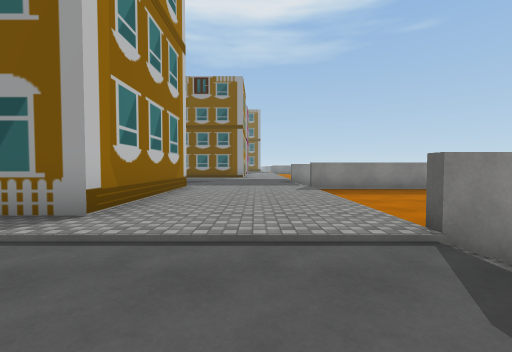
View 1 (above)

24 first-person views from a walk through a 3-D level made in the Unity game engine. The camera is 1.3 m above the floor, tilts 2° down and sees 90° across. The floor is counted in squares, 2 m on a side. Each view is taken from the middle of a square. On the plan, view 1 faces up. The plan holds only what a view shows up to about 9 squares ahead; the rest is blank. The place goes on beyond the plan. The player is left out. Some surface patterns are stand-ins.

View 2
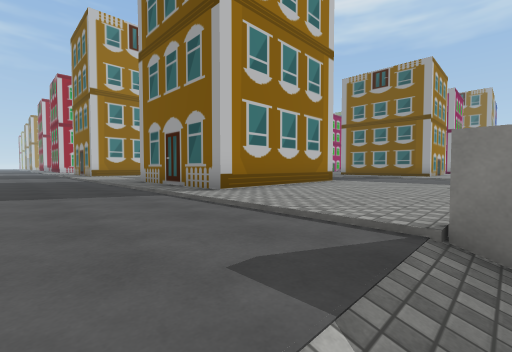

View 3
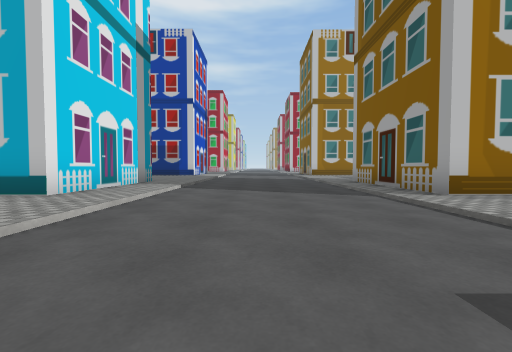

View 4
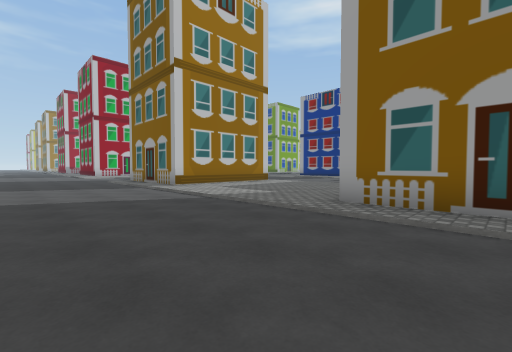

View 5
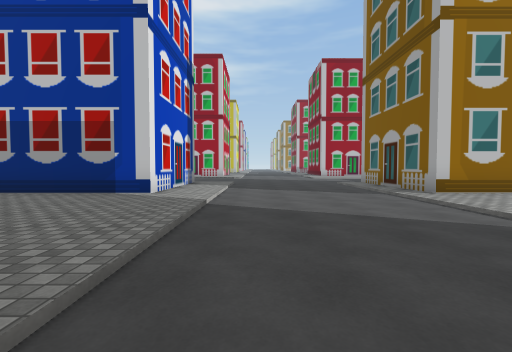

View 6
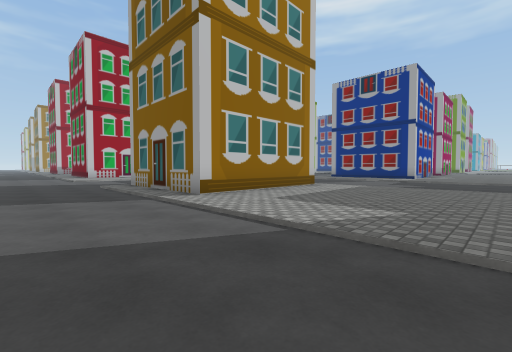

View 7
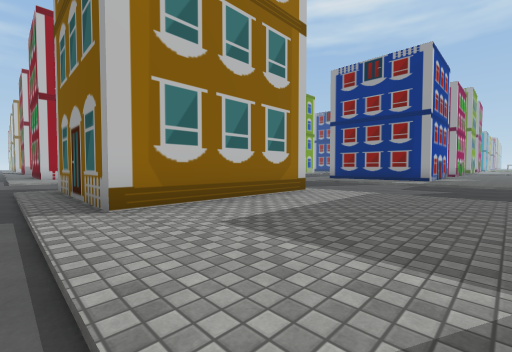

View 8
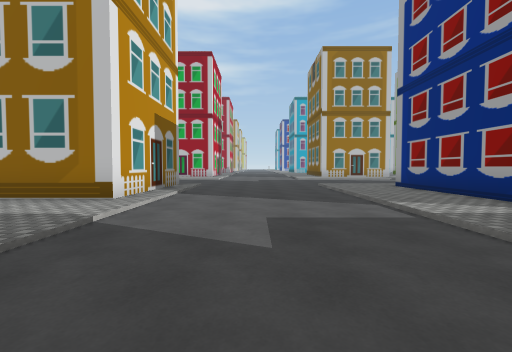

View 9
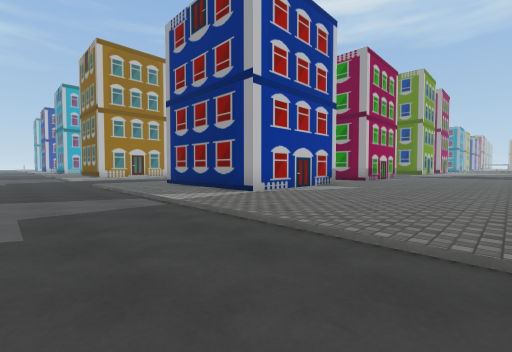

View 10
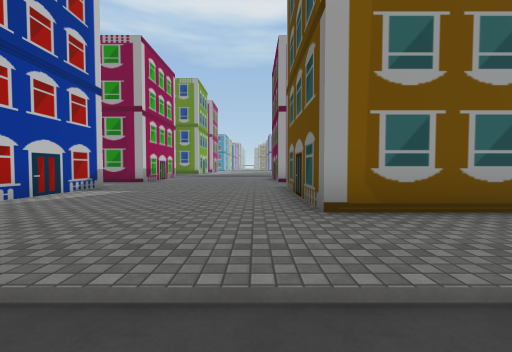

View 11
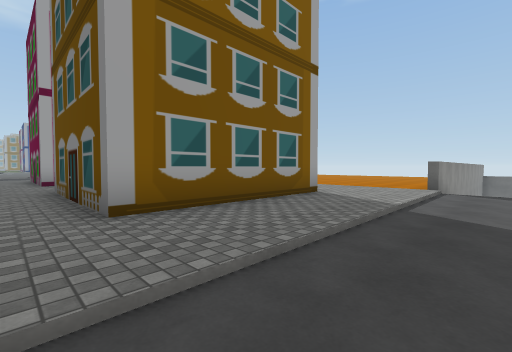

View 12
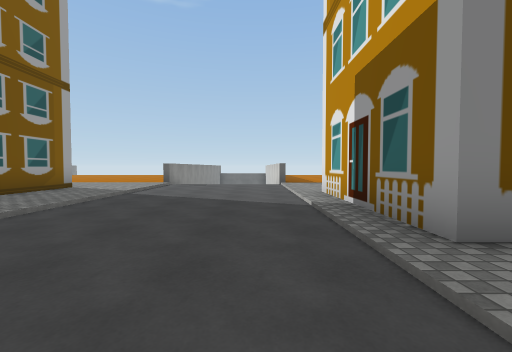

View 13
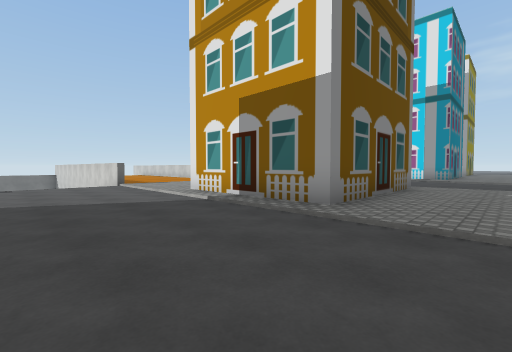

View 14
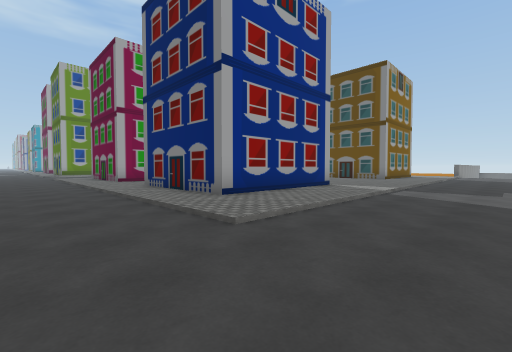

View 15
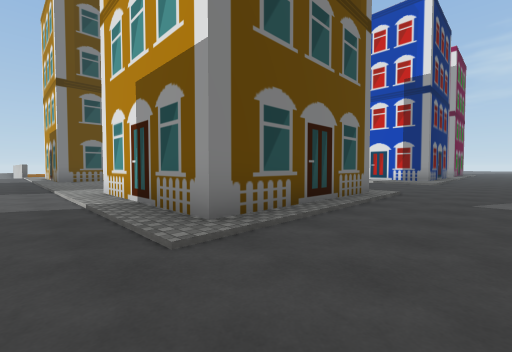

View 16
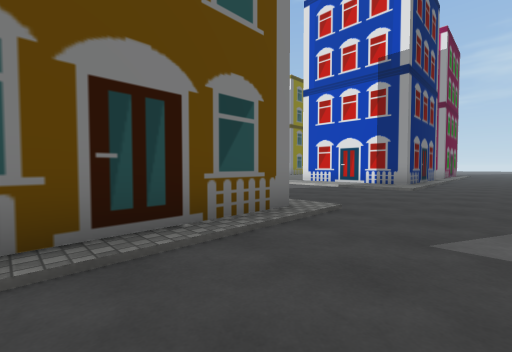

View 17
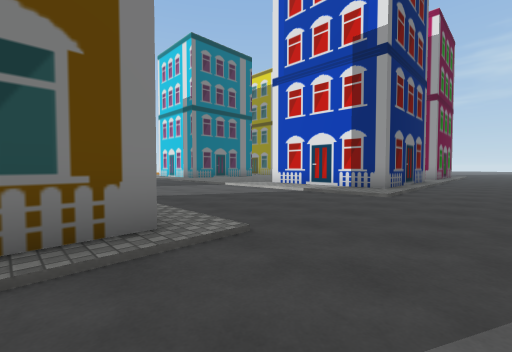

View 18
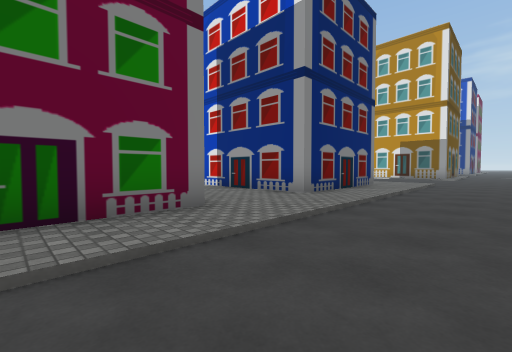

View 19
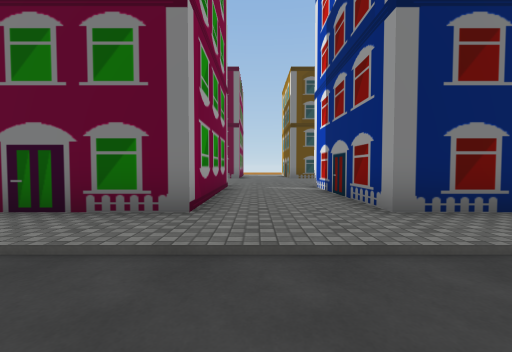

View 20
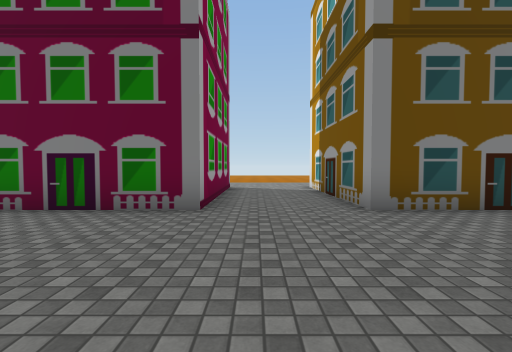

View 21
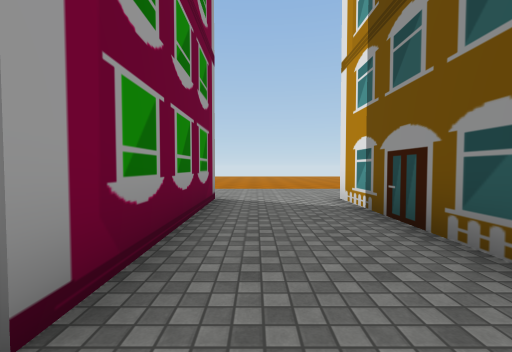

View 22
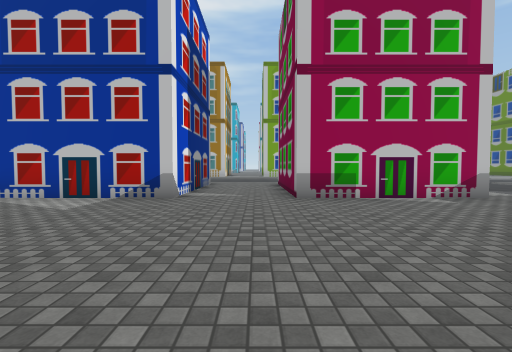

View 23
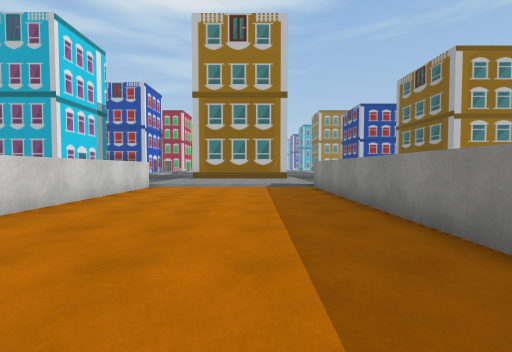

View 24
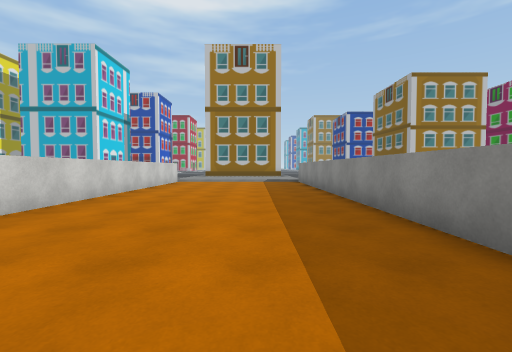

### Floor plan
Key: @ floor where view 1 was taken; # wall or solid block; . main floor; : floor 0.25 m higher than the main floor; / step, stairs or slope; = window, fence, low wall or low ledge.
Columns run from 18 left of view 1 to 13 right of it. Each row starts with its distance up from view 1.
 23 ../#   #::: :#
 22 ../#   #:::::#
 21 ../#####:::::#####::
 20 ../:::::::::::::::::
 19 ../:::::::::::::::::
 18 ../#####:::::#####::
 17 ../#   #:::::#
 16 ../#   #:::::#
 15 ../##  #:::::#    ::.
 14 ../:####:::::#####::..
 13 ../:::::::::::::::::#===
 12 ..///////////////////
 11 ..................../
 10 ..................../
  9 ....................
  8 ..//////////////////##########
  7 ../####:::::#####:::...........
  6 ../#  #:::::#   #:::............
  5 ../#  #:::::#   #:::...........
  4 ../#  #:::::#   #:::..........
  3 ../####:::::#####:::########
  2 ..///////////////////
  1 ..................../
  0 ..................@./
 -1 ....................
 -2 ../////////////////
 -3 ../:::::::: #####:
 -4 ../####:::      #

Positions as (right, up) in squares from view 1, and headings:
1: (0, 0), facing up
2: (2, 0), facing up-left
3: (2, 0), facing left
4: (-4, -1), facing up-left
5: (-6, -1), facing left
6: (-7, 0), facing up-left
7: (-8, 2), facing up-left
8: (-7, 10), facing left
9: (-6, 10), facing up-left
10: (-6, 11), facing up
11: (-6, 11), facing up-right
12: (-8, 9), facing right
13: (-8, 11), facing down-right
14: (-18, 10), facing up-right
15: (-18, 9), facing down-right
16: (-18, 6), facing down-right
17: (-18, 4), facing down-right
18: (-18, 23), facing down-right
19: (-18, 20), facing right
20: (-9, 20), facing right
21: (-6, 20), facing right
22: (-5, 20), facing left
23: (10, 6), facing left
24: (13, 6), facing left
